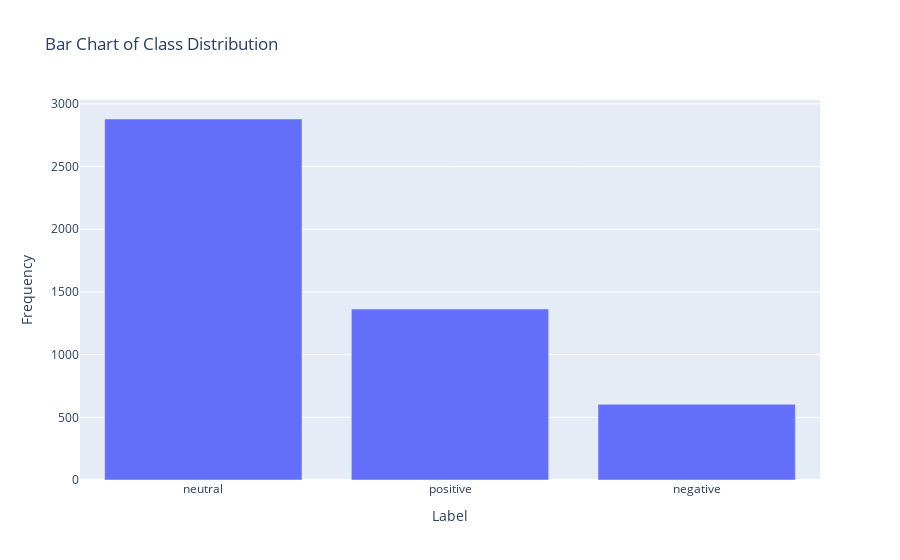

Here is the notebook cell this chart was saved with:
### Code cell
import plotly.express as px

# Create a DataFrame for the class distribution
class_distribution_df = data['label'].value_counts().reset_index()
class_distribution_df.columns = ['label', 'frequency']

# Sort the DataFrame by the frequency
class_distribution_df = class_distribution_df.sort_values(by='frequency', ascending=False)

# Create the bar chart
fig = px.bar(class_distribution_df, x='label', y='frequency', title='Bar Chart of Class Distribution', labels={'frequency': 'Frequency'})
fig.update_layout(xaxis=dict(title='Label'), yaxis=dict(title='Frequency'))
fig.show()

### Figure 1 — Plotly figure (JSON) as saved in the notebook; plotly's stock layout.template omitted (floating-point values rounded to 4 significant figures)
{"data": [{"alignmentgroup": "True", "hovertemplate": "label=%{x}<br>Frequency=%{y}<extra></extra>", "legendgroup": "", "marker": {"color": "#636efa", "pattern": {"shape": ""}}, "name": "", "offsetgroup": "", "orientation": "v", "showlegend": false, "textposition": "auto", "type": "bar", "x": ["neutral", "positive", "negative"], "xaxis": "x", "y": [2879, 1363, 604], "yaxis": "y"}], "layout": {"barmode": "relative", "legend": {"tracegroupgap": 0}, "title": {"text": "Bar Chart of Class Distribution"}, "xaxis": {"anchor": "y", "domain": [0, 1], "title": {"text": "Label"}}, "yaxis": {"anchor": "x", "domain": [0, 1], "title": {"text": "Frequency"}}}}
